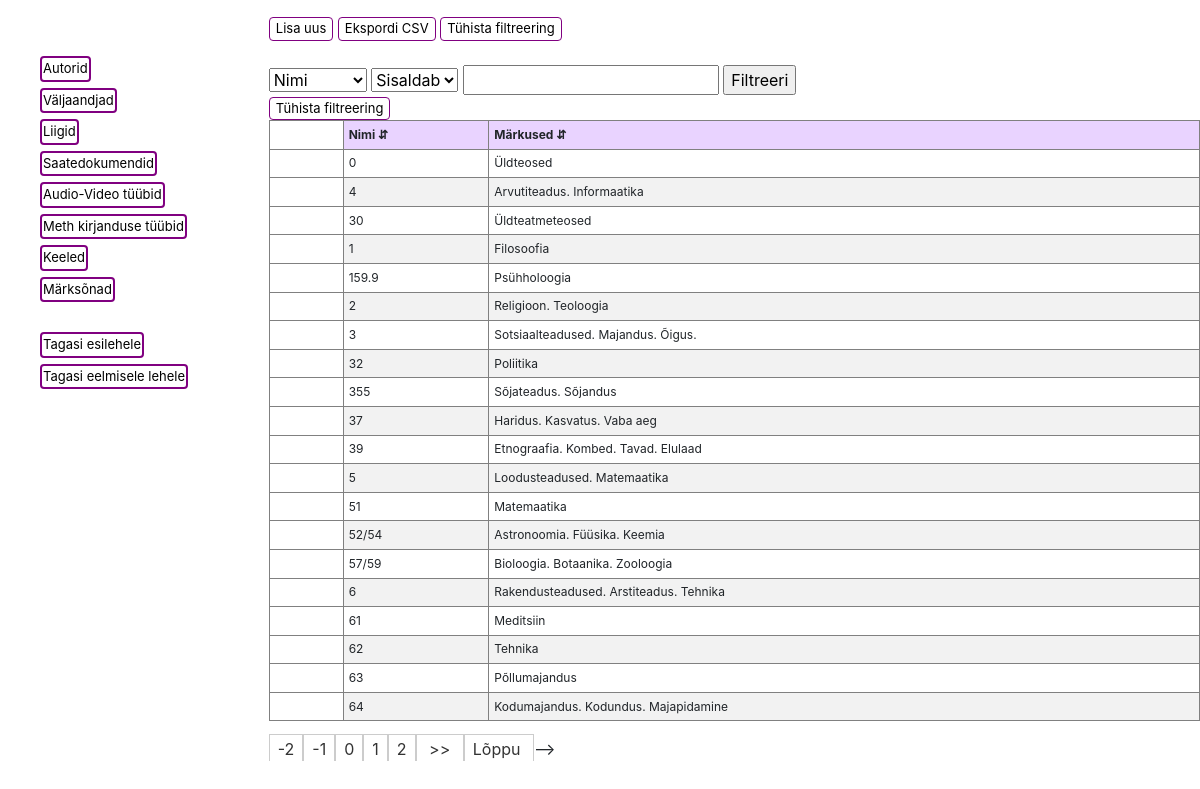
Page /format_data.php on the committed database.
### tables this page shows
CREATE TABLE IF NOT EXISTS `format` (
  `id` int(11) NOT NULL AUTO_INCREMENT,
  `nimi` varchar(255) NOT NULL,
  `markused` varchar(255) NOT NULL,
  PRIMARY KEY (`id`)
);

### format_data.php (the view, shortened to what this page needs)
<?php
include_once("config.php");
$record_per_page = 20;
$page = '';
if(isset($_GET["page"])){
 $page = $_GET["page"];}
else{
 $page = 1;}
$start_from = ($page-1)*$record_per_page;
$sql= "SELECT * FROM format LIMIT $start_from, $record_per_page ";
 ?>
<!DOCTYPE html>
<html>
<head>
<link rel="stylesheet" href="styles.css" type="text/css"/>
<link rel="stylesheet" href="https://cdn.jsdelivr.net/npm/bootstrap@4.5.3/dist/css/bootstrap.min.css">
</head>
<body>
<div class="grid-container">
<div class="item1">
	<div class="search_menu">
		<button onclick="window.location.href='format_add.php';">Lisa uus</button>
		<button type="submit" form="form2" name="export"  >Ekspordi CSV</button>
		<button onclick="window.location.href='format_data.php';">Tühista filtreering</button>
<br><br>
	<form action=" " method="POST" class="vorm">
		<select name="column">
			<option value="nimi">Nimi</option>
		</select>
		<select name="column1">
			<option value="include">Sisaldab</option>
		</select>
 <?php
			$search = (isset($_POST['search'])) ? htmlentities($_POST['search']) : ''; ?>
			<input type="text" name="search" value="<?= $search ?>" required>
			<input type ="submit" value="Filtreeri">
		</form>
		<button onclick="window.location.href='format_data.php';">Tühista filtreering</button>
</div> </div>
<div class="item2">
<?php
include_once("additional_data.php");
?>
</div>
 <div class="item3">
 <div class="table-responsive">
    <table id="editable_table" class="table table-sm table-hover ">
    <thead>
		<tr>
		<th onclick="sortTable(1)">Nimi &#8693;</th>
		<th onclick="sortTable(2)">Märkused &#8693;</th>
		</tr>
	<thead>
	<tbody>
<?php
$result = mysqli_query($conn, $sql) or die("error:".mysqli_error($conn));
  while($row = mysqli_fetch_array($result)) {
  echo '
  <tr>
	<td style="visibility:hidden;">'.$row["id"].'</td>
	<td>'.$row["nimi"].'</td>
	<td>'.$row["markused"].'</td>
  </tr> '; }
 ?>
	</tbody>
	</table>
<div id="pagination">
<?php
	$page_query = "SELECT *
	FROM format ";
    $page_result = mysqli_query($conn, $page_query);
    $total_records = mysqli_num_rows($page_result);
    $total_pages = ceil($total_records/$record_per_page);
    $start_loop = $page;
    $difference = $total_pages - $page;
    if($difference <= 5)
    {
     $start_loop = $total_pages - 5;
    }
    $end_loop = $start_loop + 4;
    for($i=$start_loop; $i<=$end_loop; $i++)
    {
     echo "<a href='format_data.php?page=".$i."'>" .$i. "</a>";
    }
    if($page <= $end_loop)
    {
     echo "<a href='format_data.php?page=".($page + 1)."'> >> </a>";
     echo "<a href='format_data.php?page=".$total_pages."'> Lõppu </a>";
    }
  ?>
  -->
 </div>
</div>
</div>
</body>
</html>

### styles.css (style rules this page uses)
.item1 { grid-area: header; }
.item2 { grid-area: menu; }
.item3 { grid-area: main; }
.grid-container { display: grid; grid-template-areas: 'menu header header header header header' 'menu main main main main main' 'footer footer footer footer footer footer'; }
.item1 { margin-top:15px; }
.item1 button { border-radius: 4px; background-color: white; font-size: 13px; border: 1px solid purple; }
.item2 { margin-top:20px; }
#editable_table { border-collapse: collapse; font-size:12px; }
#editable_table th { background-color: #e9d3ff; }
#editable_table th, #editable_table td { border: 1px solid grey; }
#editable_table tr:nth-child(even) { background-color: #f2f2f2 }
#pagination a { padding:4px 8px; border:1px solid #ccc; color:#333; text-decoration: none; margin-top:50px; }

### rows in the picture
format: nimi "0", markused "Üldteosed"
format: nimi "4", markused "Arvutiteadus. Informaatika"
format: nimi "30", markused "Üldteatmeteosed"
format: nimi "1", markused "Filosoofia"
format: nimi "159.9", markused "Psühholoogia"
format: nimi "2", markused "Religioon. Teoloogia"
format: nimi "3", markused "Sotsiaalteadused. Majandus. Õigus."
format: nimi "32", markused "Poliitika"
format: nimi "355", markused "Sõjateadus. Sõjandus"
format: nimi "37", markused "Haridus. Kasvatus. Vaba aeg"
format: nimi "39", markused "Etnograafia. Kombed. Tavad. Elulaad"
format: nimi "5", markused "Loodusteadused. Matemaatika"
format: nimi "51", markused "Matemaatika"
format: nimi "52/54", markused "Astronoomia. Füüsika. Keemia"
format: nimi "57/59", markused "Bioloogia. Botaanika. Zooloogia"
format: nimi "6", markused "Rakendusteadused. Arstiteadus. Tehnika"
format: nimi "61", markused "Meditsiin"
format: nimi "62", markused "Tehnika"
format: nimi "63", markused "Põllumajandus"
format: nimi "64", markused "Kodumajandus. Kodundus. Majapidamine"
